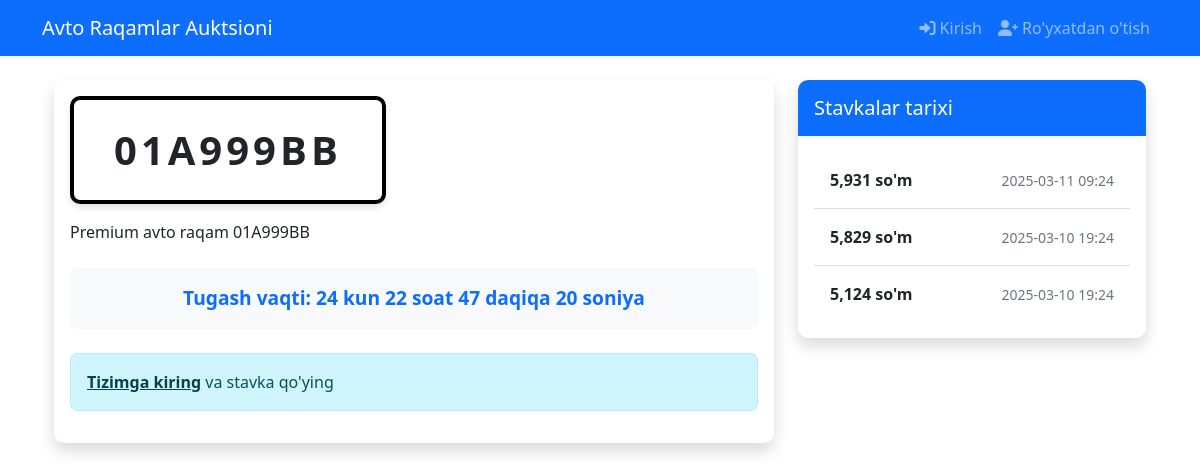
/plate/2, run on the app's committed database.
### models.py (models this page shows)
class AutoPlate(Base):
    __tablename__ = "auto_plates"
    id = Column(Integer, primary_key=True, index=True)
    plate_number = Column(String, unique=True, index=True)
    description = Column(String)
    deadline = Column(DateTime)
    starting_price = Column(Numeric(10, 2), nullable=False, default=1000)
    created_by_id = Column(Integer, ForeignKey("users.id"))
    is_active = Column(Boolean, default=True)
    created_by = relationship("User", back_populates="plates")
    bids = relationship("Bid", back_populates="plate", cascade="all, delete-orphan")

class Bid(Base):
    __tablename__ = "bids"
    id = Column(Integer, primary_key=True, index=True)
    amount = Column(Numeric(10, 2))
    user_id = Column(Integer, ForeignKey("users.id"))
    plate_id = Column(Integer, ForeignKey("auto_plates.id"))
    created_at = Column(DateTime, default=datetime.now)
    user = relationship("User", back_populates="bids")
    plate = relationship("AutoPlate", back_populates="bids")
    __table_args__ = (
    )

### main.py (the view)
@app.get("/plate/{plate_id}", response_class=HTMLResponse)
async def plate_detail(request: Request, plate_id: int, db: Session = Depends(get_db)):
    plate = db.query(models.AutoPlate).filter(models.AutoPlate.id == plate_id).first()
    if not plate:
        raise HTTPException(status_code=404, detail="Plate not found")
    bids = db.query(models.Bid).filter(models.Bid.plate_id == plate_id).order_by(models.Bid.amount.desc()).all()
    highest_bid = bids[0].amount if bids else 0
    return templates.TemplateResponse(
        "plate_detail.html",
        {
            "request": request,
            "plate": plate,
            "bids": bids,
            "highest_bid": highest_bid
        }
    )

### templates/plate_detail.html (shortened to what this page needs)
{% extends "base.html" %}
{% block content %}
<div class="container">
    <div class="row">
        <div class="col-md-8">
            <div class="card mb-4">
                <div class="card-body">
                    <div class="license-plate mb-3">
                        {{ plate.plate_number }}
                    </div>
                    <p class="card-text">{{ plate.description }}</p>
                    <div class="countdown" data-deadline="{{ plate.deadline.isoformat() }}">
                        Tugash vaqti: <span id="countdown"></span>
                    </div>
                    {% if plate.is_active %}
                        {% if request.cookies.get('token') %}
                        <div class="highest-bid">
                            <span class="label">Joriy eng yuqori stavka:</span>
                            <span class="amount">{{ "{:,.0f}".format(highest_bid) if highest_bid else 0 }} so'm</span>
                        </div>
                        <form method="POST" action="/web/place-bid/{{ plate.id }}" class="bid-form">
                            <div class="input-group">
                                <span class="input-group-text">So'm</span>
                                <input type="number"
                                       name="amount"
                                       class="form-control"
                                       placeholder="Stavka miqdori"
                                       min="{{ highest_bid + 100 if highest_bid else 1000 }}"
                                       value="{{ highest_bid + 100 if highest_bid else 1000 }}"
                                       step="100"
                                       required
                                       oninvalid="this.setCustomValidity('Stavka miqdori {{ highest_bid + 100 if highest_bid else 1000 }} so\'mdan kam bo\'lmasligi kerak')"
                                       oninput="this.setCustomValidity('')">
                                <button type="submit" class="btn btn-primary">Stavka qo'yish</button>
                            </div>
                            <small class="form-text">
                                <i class="fas fa-info-circle"></i>
                                Minimal stavka miqdori: {{ "{:,.0f}".format(highest_bid + 100) if highest_bid else "1,000" }} so'm
                            </small>
                        </form>
                        {% else %}
                        <div class="alert alert-info">
                            <a href="/login-page" class="alert-link">Tizimga kiring</a> va stavka qo'ying
                        </div>
                        {% endif %}
                    {% else %}
                    <div class="alert alert-warning">
                        Bu lot uchun auksion yakunlangan
                    </div>
                    {% endif %}
                </div>
            </div>
        </div>
        <div class="col-md-4">
            <div class="card">
                <div class="card-header">
                    <h5 class="card-title mb-0">Stavkalar tarixi</h5>
                </div>
                <div class="card-body bid-list">
                    {% if bids %}
                    <div class="list-group list-group-flush">
                        {% for bid in bids %}
                        <div class="list-group-item">
                            <div class="d-flex justify-content-between align-items-center">
                                <strong>{{ "{:,.0f}".format(bid.amount) }} so'm</strong>
                                <small class="text-muted">
                                    {{ bid.created_at.strftime('%Y-%m-%d %H:%M') }}
                                </small>
                            </div>
                        </div>
                        {% endfor %}
                    </div>
                    {% else %}
                    <p class="text-center text-muted my-3">Hali stavkalar yo'q</p>
                    {% endif %}
                </div>
            </div>
        </div>
    </div>
</div>
{% endblock %}

### static/css/styles.css (style rules this page uses)
.license-plate { background-color: #fff; border: 4px solid #000; border-radius: 10px; padding: 20px 40px; display: inline-block; font-size: 2.5rem; font-weight: bold; letter-spacing: 4px; margin-bottom: 20px; text-align: center; box-shadow: 0 4px 6px rgba(0, 0, 0, 0.1); }
.bid-list { max-height: 400px; overflow-y: auto; }
.bid-list .list-group-item { padding: 1rem; border-left: none; border-right: none; }
.bid-list .list-group-item:first-child { border-top: none; }
.bid-list .list-group-item:last-child { border-bottom: none; }
.countdown { font-size: 1.2rem; font-weight: bold; margin: 15px 0; color: #0d6efd; background-color: #f8f9fa; padding: 1rem; border-radius: 7px; text-align: center; margin: 1.5rem 0; }
#countdown { color: #0d6efd; font-weight: 600; }
.card { border: none; border-radius: 10px; box-shadow: 0 0.5rem 1rem rgba(0, 0, 0, 0.15); margin-bottom: 1rem; }
.card-header { background-color: #0d6efd; border-radius: 10px 10px 0 0 !important; padding: 1rem; border-bottom: none; }
.card-header h5 { color: white; margin: 0; }
.alert { border-radius: 7px; margin-bottom: 1rem; }
.list-group-item { transition: background-color 0.2s; }

### data on the page
AutoPlate: plate_number "01A999BB", description "Premium avto raqam 01A999BB"
Bid: amount "5,931", created_at "2025-03-11 09:24"
Bid: amount "5,829", created_at "2025-03-10 19:24"
Bid: amount "5,124", created_at "2025-03-10 19:24"
